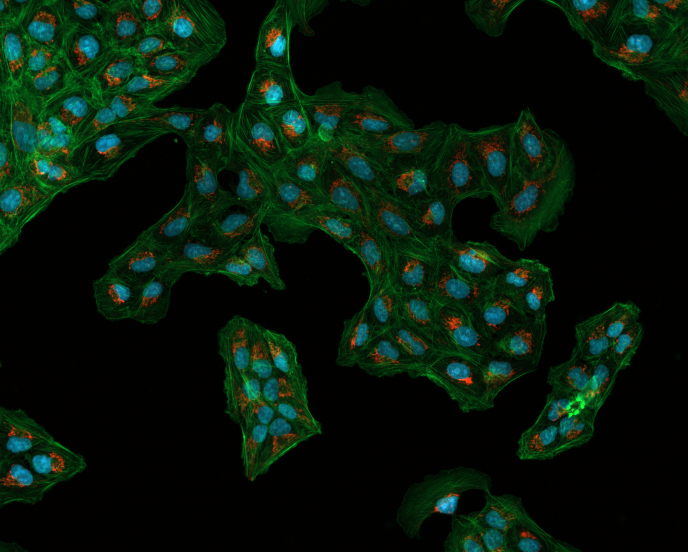
#> input picture Image_Processing/Segmentation/Water_shed.py/Grains_analysis.py/Osteosarcoma_01.tif, 1376 x 1104 px (shown at 1/2 size)
$ python grain_size_analysis.py
#> lines starting #> are read from the running program, lines starting #| are printed output that depends on the picture; after the words box and inside, x2 and y2 are one past the last pixel; in counts of white or black regions, pixels touching at a corner belong together
#> in __test_2, img is the input picture: shape (1104, 1376, 3); mean B, G, R 11, 23.9, 7
import cv2
import numpy as np
from skimage import color
from skimage.segmentation import clear_border


pixels_to_um = 0.5 # 1 pixel = 500 nm (got this from the metadata of original image)

def Mark_analysis(src,mask,percentage=0.2):
    kernel = np.ones((3,3),np.uint8)
    opening = cv2.morphologyEx(mask,cv2.MORPH_OPEN,kernel, iterations = 2)
    dist_transform = cv2.distanceTransform(opening,cv2.DIST_L2,3)

    opening = clear_border(opening)
    sure_bg = cv2.dilate(opening,kernel,iterations=2)
    _, sure_fg = cv2.threshold(dist_transform,percentage*dist_transform.max(),255,0)
    #Remove edge touching grains
    #Check the total regions found before and after applying this.
    sure_fg=np.uint8(sure_fg)
    # [4 lines of commented-out code are left out]
    _, markers = cv2.connectedComponents(sure_fg)
    markers = markers+10

    markers[sure_fg==0] = 0
    return cv2.watershed(src,markers)

    #Let us color boundaries in yellow. OpenCv assigns boundaries to -1 after watershed.
# [22 lines left out: function __test, not called in this run]

def resize_img(src, width: int | None = None, height: int | None = None, percent=None, inter: int = cv2.INTER_AREA):
#> called with width = 600, inter = 3
    if percent != None:
        return cv2.resize(src, (0, 0), None, percent, percent, interpolation=inter)
    (h, w) = src.shape[:2]
#> h = 1104; w = 1376
    if width is None and height is None:
        return src
    elif width is None and height is not None:
        r = height / float(h)
        dim = (int(w * r), height)
    elif width is not None:
        r = width / float(w)
#> r = 0.436
        dim = (width, int(h * r))
#> dim = (600, 481)
    else :
        raise Exception("Width is not defined")
    resized = cv2.resize(src, dim, interpolation=inter)
    return resized
def __test_2():
    img = cv2.imread("Osteosarcoma_01.tif")
    img=resize_img(img,600)


    lab =cv2.cvtColor(img,cv2.COLOR_BGR2LAB)
#> lab: shape (481, 600, 3); mean of channels 0, 1, 2 21.6, 120.2, 134
    clahe=cv2.createCLAHE(100,(64,64))
    lab[:,:,0]=cv2.equalizeHist(lab[:,:,0])
#> lab: shape (481, 600, 3); mean of channels 0, 1, 2 155.5, 120.2, 134
    img =cv2.cvtColor(lab,cv2.COLOR_LAB2BGR)
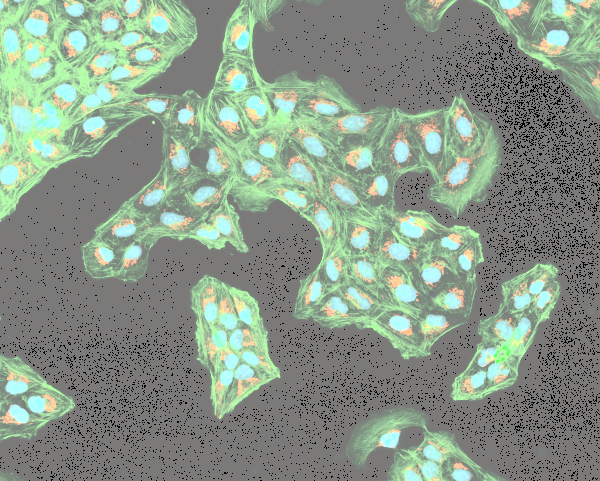
#> img: shape (481, 600, 3); mean B, G, R 136.7, 151.7, 136.2
    #gray=img[:,:,0]
    gray=cv2.cvtColor(img,cv2.COLOR_BGR2GRAY)
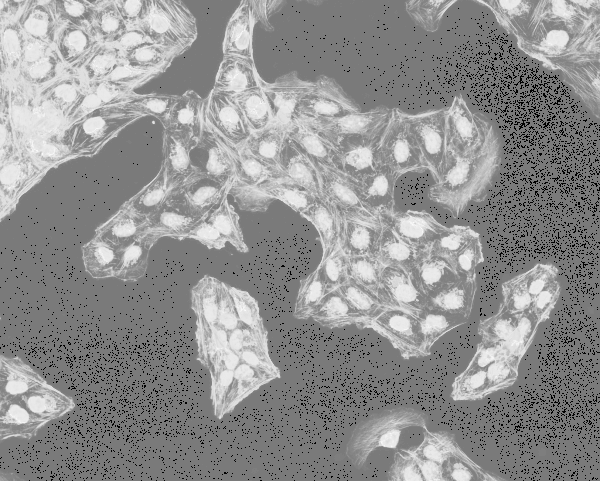
#> gray: shape (481, 600); min 0, max 251, mean 145.3
    #img=cv2.inRange(img,(160,0,0),(260,255,255))
     #Threshold image to binary using OTSU. ALl thresholded pixels will be set to 255

    _, thresh = cv2.threshold(gray, 0, 255, cv2.THRESH_BINARY+cv2.THRESH_OTSU)
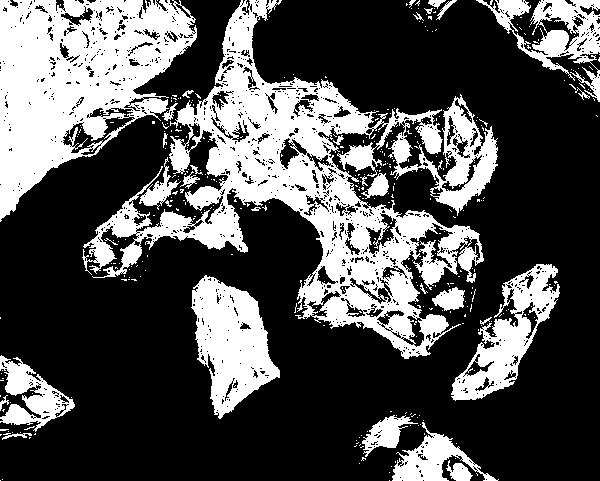
#> thresh: shape (481, 600); 31.8% white; 379 white regions (349 under 20 px), largest, box (x1, y1, x2, y2) and area: (82, 0, 498, 359) 41994, (0, 0, 197, 222) 23960, (191, 275, 280, 419) 7239
    cv2.imshow("THRESH",thresh)
    def show(percentage):
        markers=Mark_analysis(img,thresh,percentage/10)
#> in Mark_analysis, `opening = cv2.morphologyEx(mask,cv2.MORPH_OPEN,kernel, iterations = 2)`: opening: shape (481, 600); 24.8% white; 114 white regions (1 under 20 px), largest, box (x1, y1, x2, y2) and area: (0, 0, 191, 218) 19979, (207, 66, 371, 212) 10589, (192, 280, 280, 415) 6787
#> in Mark_analysis, `opening = clear_border(opening)`: opening: shape (481, 600); 16.3% white; 97 white regions, largest, box (x1, y1, x2, y2) and area: (207, 66, 371, 212) 10589, (192, 280, 280, 415) 6787, (453, 314, 531, 400) 2726
#> in Mark_analysis, `sure_bg = cv2.dilate(opening,kernel,iterations=2)`: sure_bg: shape (481, 600); 23.5% white; 32 white regions, largest, box (x1, y1, x2, y2) and area: (141, 6, 450, 361) 33708, (190, 278, 282, 417) 8110, (451, 263, 561, 402) 5687
#> in Mark_analysis, `_, sure_fg = cv2.threshold(dist_transform,percentage*dist_transform.ma..`: sure_fg: shape (481, 600) float32; 17% white; 128 white regions (56 under 20 px), largest, box (x1, y1, x2, y2) and area: (0, 0, 189, 216) 15677, (209, 68, 330, 210) 6404, (194, 282, 278, 413) 5278
#> in Mark_analysis, `_, markers = cv2.connectedComponents(sure_fg)`: markers: shape (481, 600) int32; 129 distinct labels, from 0 to 128
#> in Mark_analysis, `markers = markers+10`:
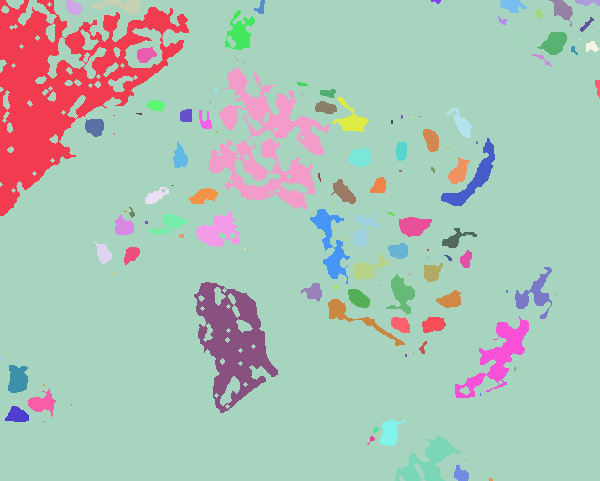
#> markers: shape (481, 600) int32; 129 distinct labels, from 10 to 138; one colour per label, 0 black
#> in Mark_analysis, `markers[sure_fg==0] = 0`:
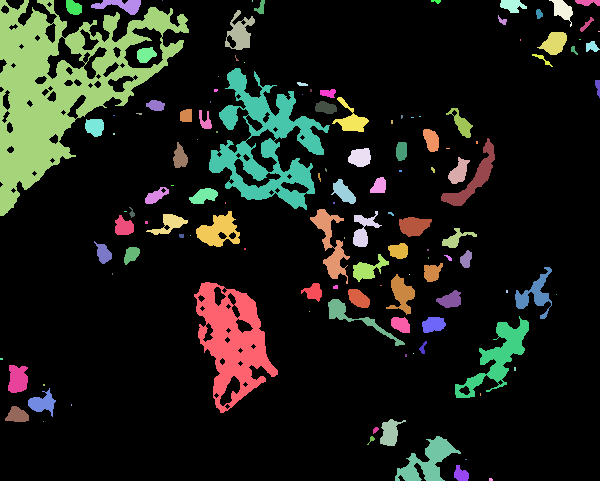
#> markers: shape (481, 600) int32; 129 distinct labels, from 0 to 138; one colour per label, 0 black
#> in Mark_analysis, `return cv2.watershed(src,markers)`:
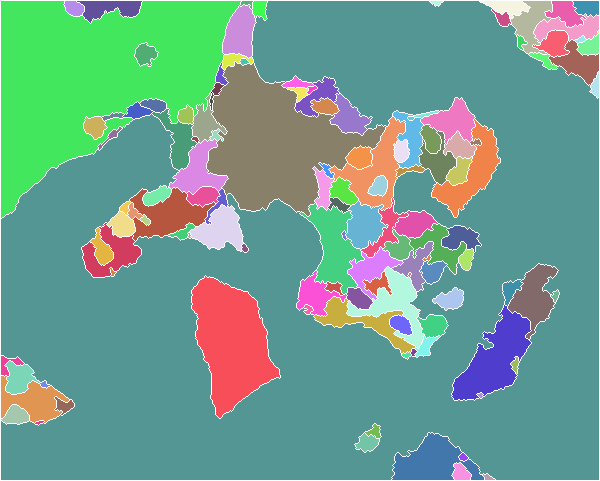
#> returned value: shape (481, 600) int32; 129 distinct labels, from -1 to 138; one colour per label, 0 black, -1 white
        print(len(np.unique(markers))-1)
#| 128
        img2 = color.label2rgb(markers, bg_label=0)
        img2[markers == -1] = [0,0,0]
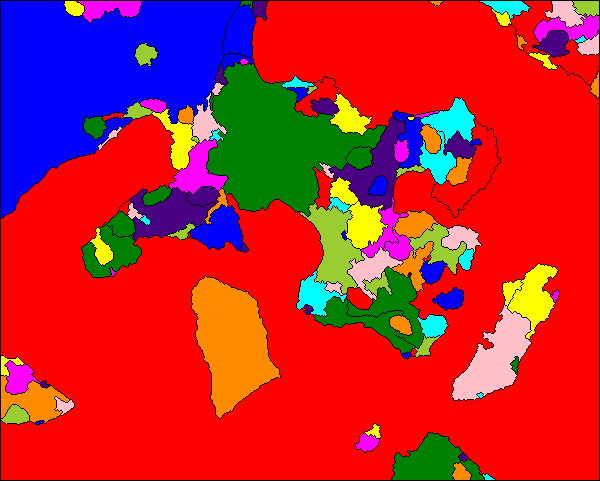
#> img2: shape (481, 600, 3) float64; mean R, G, B 0.729, 0.137, 0.189
        cv2.imshow('Colored Grains', img2)
    cv2.namedWindow('Colored Grains')
    cv2.createTrackbar("percent",'Colored Grains',1,10,show)
    show(1)
    cv2.imshow('Overlay on original image', img)
    cv2.waitKey(0)
# [88 lines left out: function __org_code, not called in this run]

if __name__=="__main__":
    __test_2()
